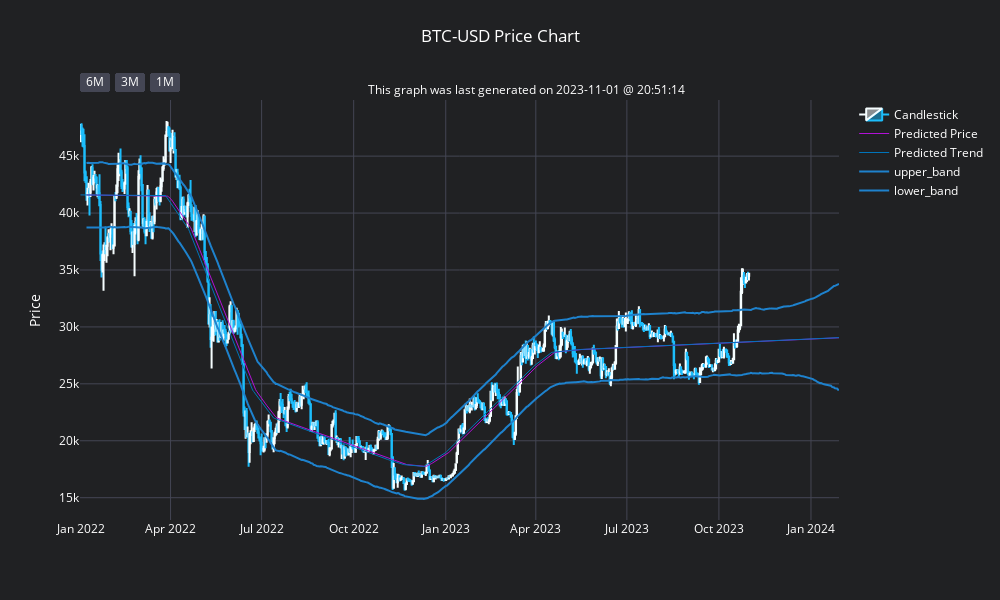

Write notebook code for a chart like this one.
### Markdown cell above
## BTC SHORT FORECAST

### Code cell
# BTC Shorter forecast starting from 2022-01-01
def create_instance_btc():
    global BTC
    global BTC_data
    global BTC_forcasting_prep
    global BTC_forecast
    global BTC_processed_forecast
    global BTC_merged_df

    # create a "SPLG" instance of the UFX class
    BTC = UFX('BTC-USD')
    # splice the data using data starting from 2022-01-01 for forecasting
    BTC_data = BTC.splice_data(BTC.data, '2022-01-01')
    # preppare the data for forecasting
    BTC_forcasting_prep = BTC.forcasting_preparation(BTC_data)
    # forecast the data
    BTC_forecast = BTC.forecast_data(BTC_forcasting_prep)
    # process the forecasted data
    BTC_processed_forecast = BTC.process_forecasted_data(BTC_forecast)
    # merge the dataframes
    BTC_merged_df = BTC.merge_dataframes(BTC_data, BTC_processed_forecast)

# can comment out when playing with the visualizations
create_instance_btc()

# visualizee with plotly
BTC.plotly_visualize_forecast(BTC_data, BTC_processed_forecast, splice_date='2022-01-01', width=1000, height=600, save_fig=False)
# visualize with mplfinance
# todo Note:: fav styles for MPF are 'blueskies', 'charles', 'classic', 'default', 'kenan', 'mike', 'nightclouds'
# BTC.mpf_visualize_forecast(BTC_merged_df, splice_date='2022-01-01', style='kenan')

### Figure 1 — Plotly figure (JSON) as saved in the notebook; plotly's stock layout.template omitted (floating-point values rounded to 4 significant figures; data arrays with more than 128 entries replaced by an {"elided": "..."} marker saying what was removed)
{"data": [{"close": {"elided": "669 float values"}, "decreasing": {"line": {"color": "#1CBDFB"}}, "high": {"elided": "669 float values"}, "increasing": {"line": {"color": "#F6FEFF"}}, "low": {"elided": "669 float values"}, "name": "Candlestick", "open": {"elided": "669 float values"}, "type": "candlestick", "x": {"elided": "669 str values"}}, {"line": {"color": "#B111D6", "width": 1}, "name": "Predicted Price", "type": "scatter", "x": {"elided": "759 str values"}, "y": {"elided": "759 float values"}}, {"line": {"color": "#0074BA", "width": 1}, "name": "Predicted Trend", "type": "scatter", "x": {"elided": "759 str values"}, "y": {"elided": "759 float values"}}, {"line": {"color": "#1E82CD", "width": 2}, "name": "upper_band", "type": "scatter", "x": {"elided": "759 str values"}, "y": {"elided": "759 float values"}}, {"line": {"color": "#1E82CD", "width": 2}, "name": "lower_band", "type": "scatter", "x": {"elided": "759 str values"}, "y": {"elided": "759 float values"}}], "layout": {"annotations": [{"showarrow": false, "text": "This graph was last generated on 2023-11-01 @ 20:51:14", "x": 0.8, "xref": "paper", "y": 1.05, "yref": "paper"}], "font": {"color": "white", "size": 12}, "height": 600, "paper_bgcolor": "#202123", "plot_bgcolor": "#202123", "title": {"text": "BTC-USD Price Chart", "x": 0.5, "y": 0.95}, "width": 1000, "xaxis": {"gridcolor": "#444654", "rangeselector": {"activecolor": "#1E82CD", "bgcolor": "#444654", "bordercolor": "#444654", "buttons": [{"count": 9, "label": "6M", "step": "month", "stepmode": "todate"}, {"count": 6, "label": "3M", "step": "month", "stepmode": "todate"}, {"count": 4, "label": "1M", "step": "month", "stepmode": "todate"}], "font": {"color": "white"}}, "rangeslider": {"visible": false}}, "yaxis": {"gridcolor": "#444654", "title": {"text": "Price"}}}}
